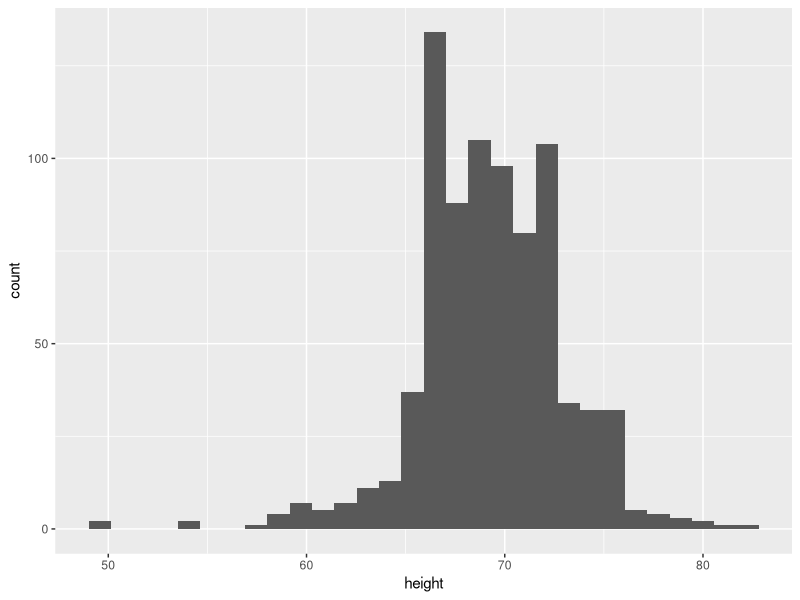
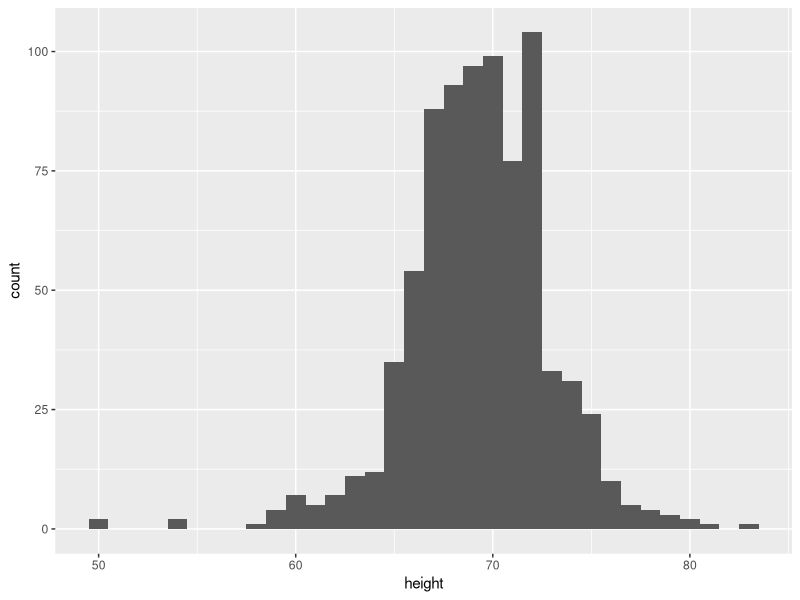
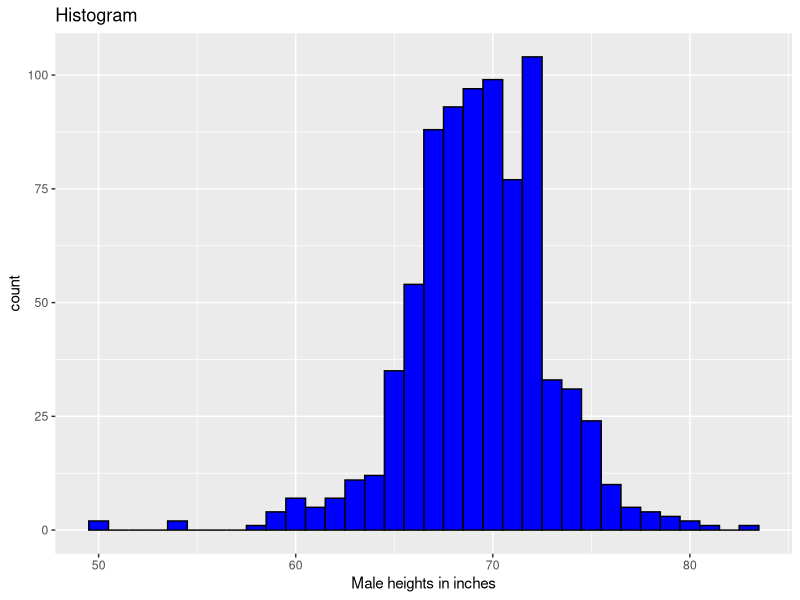

Here is the R script that generated these plots, in order:
# load heights data
library(tidyverse)
library(dslabs)
data(heights)

# define p
p <- heights %>%
  filter(sex == "Male") %>%
  ggplot(aes(x = height))

# basic histograms
p + geom_histogram()
p + geom_histogram(binwidth = 1)

# histogram with blue fill, black outline, labels and title
p + geom_histogram(binwidth = 1, fill = "blue", col = "black") +
  xlab("Male heights in inches") +
  ggtitle("Histogram")
